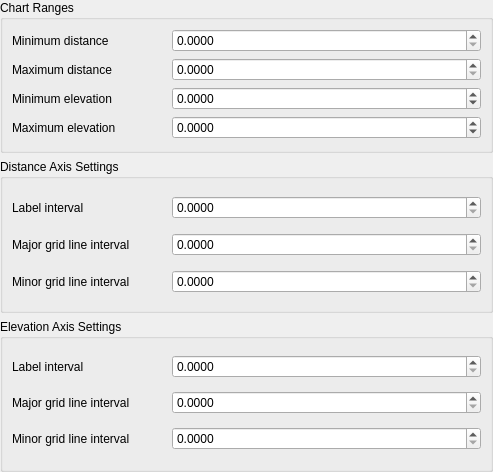
<?xml version="1.0" encoding="UTF-8"?>
<ui version="4.0">
 <class>QgsElevationProfileExportSettingsWidgetBase</class>
 <widget class="QWidget" name="QgsElevationProfileExportSettingsWidgetBase">
  <property name="geometry">
   <rect>
    <x>0</x>
    <y>0</y>
    <width>493</width>
    <height>472</height>
   </rect>
  </property>
  <property name="windowTitle">
   <string>Elevation Profile Settings</string>
  </property>
  <layout class="QVBoxLayout" name="verticalLayout">
   <property name="leftMargin">
    <number>0</number>
   </property>
   <property name="topMargin">
    <number>0</number>
   </property>
   <property name="rightMargin">
    <number>0</number>
   </property>
   <property name="bottomMargin">
    <number>0</number>
   </property>
   <item>
    <widget class="QGroupBox" name="groupBox">
     <property name="title">
      <string>Chart Ranges</string>
     </property>
     <layout class="QGridLayout" name="gridLayout" columnstretch="1,2">
      <item row="0" column="0">
       <widget class="QLabel" name="label">
        <property name="text">
         <string>Minimum distance</string>
        </property>
       </widget>
      </item>
      <item row="0" column="1">
       <widget class="QgsDoubleSpinBox" name="mSpinMinDistance">
        <property name="decimals">
         <number>4</number>
        </property>
        <property name="maximum">
         <double>999999999.000000000000000</double>
        </property>
       </widget>
      </item>
      <item row="1" column="0">
       <widget class="QLabel" name="label_2">
        <property name="text">
         <string>Maximum distance</string>
        </property>
       </widget>
      </item>
      <item row="1" column="1">
       <widget class="QgsDoubleSpinBox" name="mSpinMaxDistance">
        <property name="decimals">
         <number>4</number>
        </property>
        <property name="maximum">
         <double>999999999.000000000000000</double>
        </property>
       </widget>
      </item>
      <item row="2" column="0">
       <widget class="QLabel" name="label_3">
        <property name="text">
         <string>Minimum elevation</string>
        </property>
       </widget>
      </item>
      <item row="2" column="1">
       <widget class="QgsDoubleSpinBox" name="mSpinMinElevation">
        <property name="decimals">
         <number>4</number>
        </property>
        <property name="minimum">
         <double>-999999999.000000000000000</double>
        </property>
        <property name="maximum">
         <double>999999999.000000000000000</double>
        </property>
       </widget>
      </item>
      <item row="3" column="0">
       <widget class="QLabel" name="label_4">
        <property name="text">
         <string>Maximum elevation</string>
        </property>
       </widget>
      </item>
      <item row="3" column="1">
       <widget class="QgsDoubleSpinBox" name="mSpinMaxElevation">
        <property name="decimals">
         <number>4</number>
        </property>
        <property name="minimum">
         <double>-999999999.000000000000000</double>
        </property>
        <property name="maximum">
         <double>999999999.000000000000000</double>
        </property>
       </widget>
      </item>
     </layout>
    </widget>
   </item>
   <item>
    <widget class="QGroupBox" name="groupBox_2">
     <property name="title">
      <string>Distance Axis Settings</string>
     </property>
     <layout class="QGridLayout" name="gridLayout_2" columnstretch="1,2">
      <item row="0" column="0">
       <widget class="QLabel" name="label_5">
        <property name="text">
         <string>Label interval</string>
        </property>
       </widget>
      </item>
      <item row="0" column="1">
       <widget class="QgsDoubleSpinBox" name="mSpinLabelIntervalX">
        <property name="decimals">
         <number>4</number>
        </property>
        <property name="maximum">
         <double>999999999.000000000000000</double>
        </property>
       </widget>
      </item>
      <item row="1" column="0">
       <widget class="QLabel" name="label_6">
        <property name="text">
         <string>Major grid line interval</string>
        </property>
       </widget>
      </item>
      <item row="1" column="1">
       <widget class="QgsDoubleSpinBox" name="mSpinMajorIntervalX">
        <property name="decimals">
         <number>4</number>
        </property>
        <property name="maximum">
         <double>999999999.000000000000000</double>
        </property>
       </widget>
      </item>
      <item row="2" column="0">
       <widget class="QLabel" name="label_7">
        <property name="text">
         <string>Minor grid line interval</string>
        </property>
       </widget>
      </item>
      <item row="2" column="1">
       <widget class="QgsDoubleSpinBox" name="mSpinMinorIntervalX">
        <property name="decimals">
         <number>4</number>
        </property>
        <property name="maximum">
         <double>999999999.000000000000000</double>
        </property>
       </widget>
      </item>
     </layout>
    </widget>
   </item>
   <item>
    <widget class="QGroupBox" name="groupBox_3">
     <property name="title">
      <string>Elevation Axis Settings</string>
     </property>
     <layout class="QGridLayout" name="gridLayout_3" columnstretch="1,2">
      <item row="0" column="0">
       <widget class="QLabel" name="label_8">
        <property name="text">
         <string>Label interval</string>
        </property>
       </widget>
      </item>
      <item row="0" column="1">
       <widget class="QgsDoubleSpinBox" name="mSpinLabelIntervalY">
        <property name="decimals">
         <number>4</number>
        </property>
        <property name="maximum">
         <double>999999999.000000000000000</double>
        </property>
       </widget>
      </item>
      <item row="1" column="0">
       <widget class="QLabel" name="label_9">
        <property name="text">
         <string>Major grid line interval</string>
        </property>
       </widget>
      </item>
      <item row="1" column="1">
       <widget class="QgsDoubleSpinBox" name="mSpinMajorIntervalY">
        <property name="decimals">
         <number>4</number>
        </property>
        <property name="maximum">
         <double>999999999.000000000000000</double>
        </property>
       </widget>
      </item>
      <item row="2" column="0">
       <widget class="QLabel" name="label_10">
        <property name="text">
         <string>Minor grid line interval</string>
        </property>
       </widget>
      </item>
      <item row="2" column="1">
       <widget class="QgsDoubleSpinBox" name="mSpinMinorIntervalY">
        <property name="decimals">
         <number>4</number>
        </property>
        <property name="maximum">
         <double>999999999.000000000000000</double>
        </property>
       </widget>
      </item>
     </layout>
    </widget>
   </item>
  </layout>
 </widget>
 <customwidgets>
  <customwidget>
   <class>QgsDoubleSpinBox</class>
   <extends>QDoubleSpinBox</extends>
   <header>qgis.gui</header>
  </customwidget>
 </customwidgets>
 <resources/>
 <connections/>
</ui>
